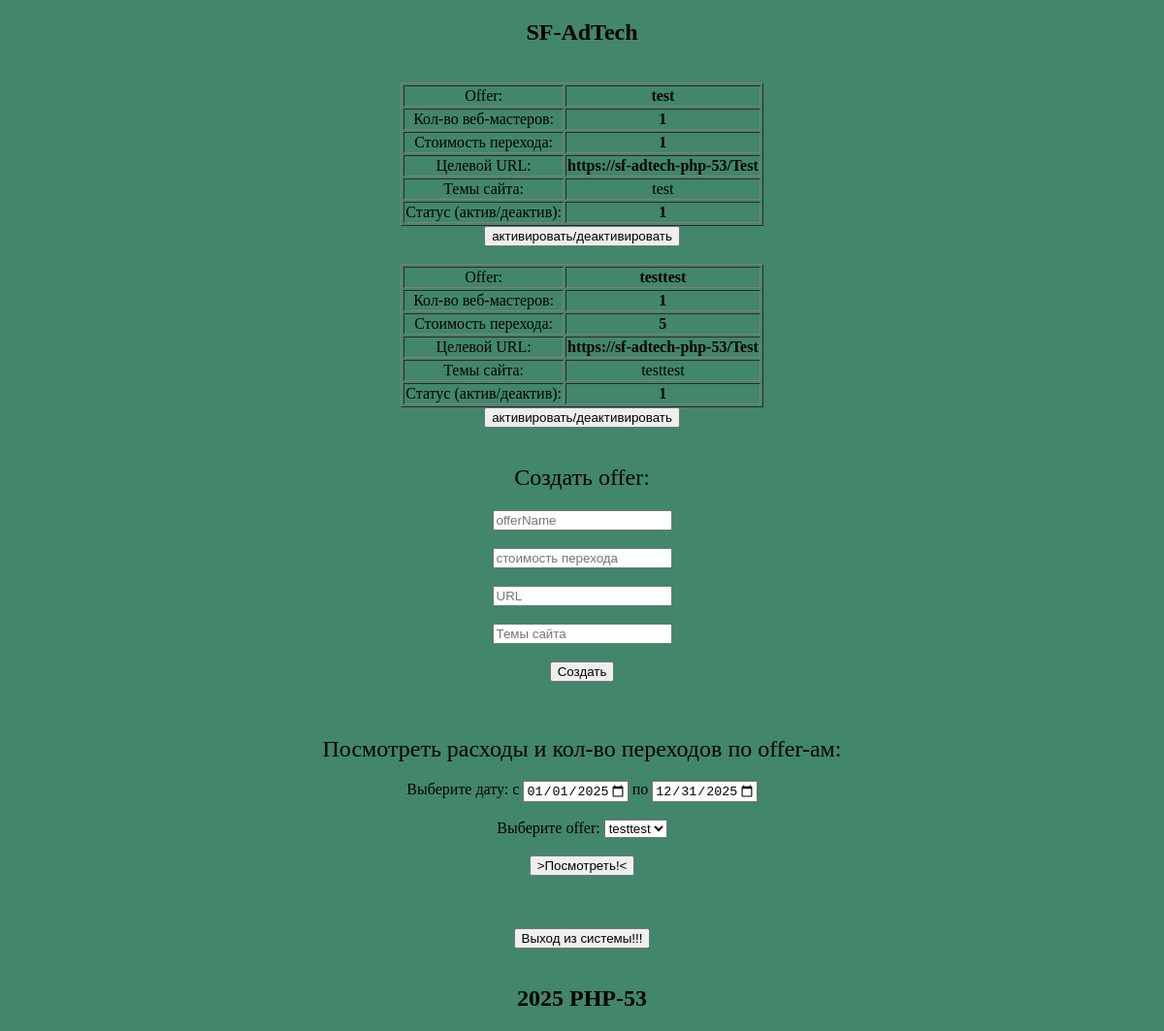
The page /client/bypass (signed in) on the database its author committed.
### tables this page shows
CREATE TABLE `offers` (
  `id` int NOT NULL,
  `offer` varchar(55) DEFAULT NULL,
  `cost` float(10,3) UNSIGNED DEFAULT NULL,
  `targeturl` varchar(55) DEFAULT NULL,
  `ownername` varchar(40) DEFAULT NULL,
  `topic` text,
  `craftsmen` tinyint UNSIGNED DEFAULT '0',
  `topicstate` tinyint(1) DEFAULT '1'
);

### application/bootstrap.php (called while the page is built, shortened)
<?php
Route::start();

### public/index.php (called while the page is built, shortened)
<?php
require_once '../application/bootstrap.php';

### application/models/Model_Client.php (called while the page is built)
<?php
class Model_Client extends Model
{
    public static function standart()
    {
        $db = Model::connect();
        try{
        $stmt = $db->prepare('SELECT * FROM `offers` WHERE  `ownername`=?');
        $stmt->bindParam(1, $_SESSION['username']);
        $stmt->execute();
        $result = $stmt->FetchAll(PDO::FETCH_ASSOC);
        } catch(PDOException){
        $result = null;
        }
        return $result;
    }
}

### application/core/ControllerWithModel.php (called while the page is built, shortened)
<?php
class ControllerWithModel{
    public function __construct($model){
        $this->data = $model::standart();
    }
}

### application/views/pageClientWithuotJS.php (the view, shortened to what this page needs)
<?php
if(!empty($data)){
foreach($data as $key => $value){
echo '<table border="1">
        <tr>
          <td>Offer:</td>
          <th>'.$value['offer'].'</th>
        </tr>
        <tr>
          <td>Кол-во веб-мастеров:</td>
          <th>'.$value['craftsmen'].'</th>
        </tr>
        <tr>
          <td>Стоимость перехода:</td>
          <th>'.$value['cost'].'</th>
        </tr>
        <tr>
          <td>Целевой URL:</td>
          <th>'.$value['targeturl'].'</th>
        </tr>
        <tr>
          <td>Темы сайта:</td>
          <td>'.$value['topic'].'</td>
        </tr>
        <tr>
          <td>Статус (актив/деактив):</td>
          <th>'.$value['topicstate'].'</th>
        </tr>
      </table>
      <form action="/ActiveOffer" method="post" >
        <input type="hidden" name="id" value="'.$value['id'].'">
        <input type="hidden" name="state" value="'.$value['topicstate'].'">
        <input name="on/off" type="submit" value="активировать/деактивировать" >
      </form><br>';
}}
?>
<h2>Создать offer:</h2>
<form action="/CreateOffer" method="post" >
    <input name="offerName" type="text" placeholder="offerName">
    <br>
    <br>
    <input name="followCost" type="number" step=0.001 placeholder="стоимость перехода">
    <br>
    <br>
    <input name="targetURL" type="url" placeholder="URL">
    <br>
    <br>
    <input name="description" type="text" placeholder="Темы сайта" id="bla">
    <br>
    <br>
    <input name="create" type="submit" value="Создать" >
</form>
<br>
<br>
<form action="/ClientStatisticNotJS" method="get" >
<h2>Посмотреть расходы и кол-во переходов по offer-ам:</h2>
<label for="start_date">Выберите дату: с</label>
  <input type="date" name="data_start" value="2025-01-01"
    min="2025-01-01" max="2029-12-31" id="start_date"/>
    <label for="finish_date">по</label>
    <input type="date" name="data_finish" value="2025-12-31"
    min="2025-01-01" max="2029-12-31" id="finish_date"/>
    <br>
    <br>
    <label for="selector">Выберите offer:</label>
    <select name="offer_id" id="selector" >
    <?php
foreach($data as $key => $value){
  echo '<option value="'.$value['id'].'" selected>'.$value['offer'].'</option>';
}
 ?>
</select>
    <br>
    <br>
    <button type="submit" class="submit_look">
    >Посмотреть!< </button>
</form>
<br>
<br>
<br>
<form action="/ExitFrom" method="get" >
    <input class="exit_button" name="exit" type="submit" value="Выход из системы!!!" >
</form>

### public/style.css (style rules this page uses)
body { background: #1e704fd6; text-align: center; }
h2, h3 { font-weight: normal; }
table { margin: auto; }

### rows shown on the page
offers: offer "test", craftsmen "1", cost "1", targeturl "https://sf-adtech-php-53/Test", topic "test", topicstate "1"
offers: offer "testtest", craftsmen "1", cost "5", targeturl "https://sf-adtech-php-53/Test", topic "testtest", topicstate "1"

### other values the page prints
form field offer_id "testtest"
